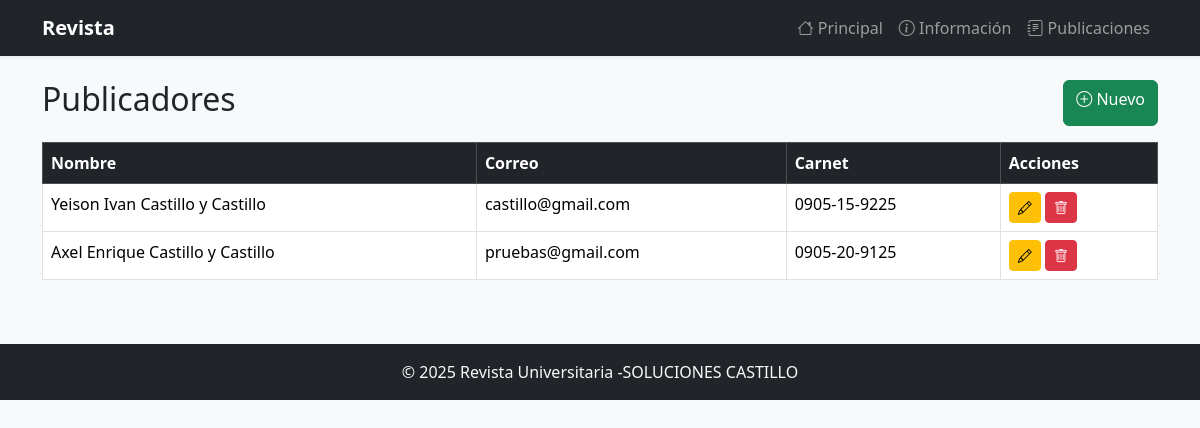
/publicaciones/publicadores/, run on the app's committed database.
### Apps/publicaciones/models.py (models this page shows, shortened)
class EstudiantePublicador(models.Model):
    nombre = models.CharField(max_length=120)
    correo = models.EmailField(unique=True)
    carnet = models.CharField(max_length=20)

### Apps/publicaciones/views.py (the view)
# urls.py: path("publicadores/", views.PublicadorList.as_view(), name="publicador_list"),
class PublicadorList(ListView):
    model = EstudiantePublicador
    template_name = "publicaciones/publicador_list.html"

### Apps/publicaciones/templates/publicaciones/publicador_list.html (shortened to what this page needs)
{% extends "base.html" %}
{% block content %}
    <div class="d-flex justify-content-between mb-3">
        <h2>Publicadores</h2>
        <a href="{% url 'publicaciones:publicador_create' %}" class="btn btn-success"><i class="bi bi-plus-circle"></i> Nuevo</a>
    </div>
    <table class="table table-bordered table-hover">
        <thead class="table-dark">
        <tr><th>Nombre</th><th>Correo</th><th>Carnet</th><th>Acciones</th></tr>
        </thead>
        <tbody>
        {% for pub in object_list %}
            <tr>
                <td>{{ pub.nombre }}</td>
                <td>{{ pub.correo }}</td>
                <td>{{ pub.carnet }}</td>
                <td>
                    <a href="{% url 'publicaciones:publicador_update' pub.id %}" class="btn btn-warning btn-sm"><i class="bi bi-pencil"></i></a>
                    <a href="{% url 'publicaciones:publicador_delete' pub.id %}" class="btn btn-danger btn-sm btn-delete"><i class="bi bi-trash"></i></a>
                </td>
            </tr>
        {% empty %}
            <tr><td colspan="4" class="text-center">No hay registros</td></tr>
        {% endfor %}
        </tbody>
    </table>
{% endblock %}

### data on the page
EstudiantePublicador: nombre "Yeison Ivan Castillo y Castillo", correo "castillo@gmail.com", carnet "0905-15-9225"
EstudiantePublicador: nombre "Axel Enrique Castillo y Castillo", correo "pruebas@gmail.com", carnet "0905-20-9125"
